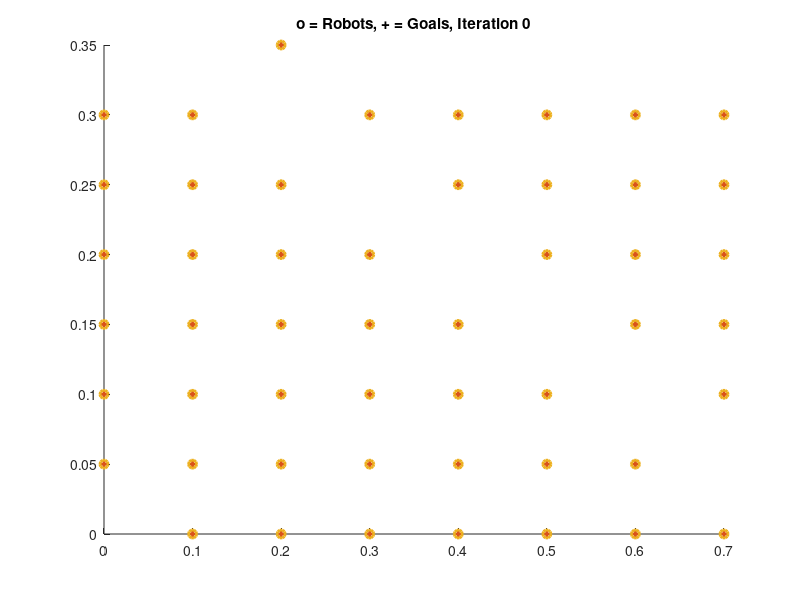

MATLAB code for this plot: (Note: this script raises an error after producing the figure.)
function [Px, Py] = lloydsAlgorithm(Px,Py, crs, numIterations, showPlot)
% LLOYDSALGORITHM runs Lloyd's algorithm on the particles at xy positions 
% (Px,Py) within the boundary polygon crs for numIterations iterations
% showPlot = true will display the results graphically.  
% 
% Lloyd's algorithm starts with an initial distribution of samples or
% points and consists of repeatedly executing one relaxation step:
%   1.  The Voronoi diagram of all the points is computed.
%   2.  Each cell of the Voronoi diagram is integrated and the centroid is computed.
%   3.  Each point is then moved to the centroid of its Voronoi cell.
%
% Inspired by http://www.mathworks.com/matlabcentral/fileexchange/34428-voronoilimit
% Requires the Polybool function of the mapping toolbox to run.
%
% Run with no input to see example.  To initialize a square with 50 robots 
% in left middle, run:
%lloydsAlgorithm(0.01*rand(50,1),zeros(50,1)+1/2, [0,0;0,1;1,1;1,0], 200, true)
%
% Made by: Aaron Becker, atbecker@uh.edu
% close all
% format compact

% initialize random generator in repeatable fashion
% sd = 20;
% rng(sd)



if nargin < 1   % demo mode
    showPlot = true;
    numIterations  = 200;
    xrange = 10;  %region size
    yrange = 5;
    n = 50; %number of robots  (changing the number of robots is interesting)

% Generate and Place  n stationary robots
    Px = 0.01*mod(1:n,ceil(sqrt(n)))'*xrange; %start the robots in a small grid
    Py = 0.01*floor((1:n)/sqrt(n))'*yrange;
    
%     Px = 0.1*rand(n,1)*xrange; % place n  robots randomly
%     Py = 0.1*rand(n,1)*yrange;
    
    crs = [ 0, 0;    
        0, yrange;
        1/3*xrange, yrange;  % a world with a narrow passage
        1/3*xrange, 1/4*yrange;
        2/3*xrange, 1/4*yrange;
        2/3*xrange, yrange;
        xrange, yrange;
        xrange, 0];
    
    for i = 1:numel(Px)  
        while ~inpolygon(Px(i),Py(i),crs(:,1),crs(:,2))% ensure robots are inside the boundary
            Px(i) = rand(1,1)*xrange;
            Py(i) = rand(1,1)*yrange;
        end
    end
else
    xrange = max(crs(:,1));
    yrange = max(crs(:,2));
    n = numel(Px); %number of robots  
end


%%%%%%%%%%%%%%%%%%%%%%%% VISUALIZATION %%%%%%%%%%%%%%%%%%%%%%%%%%%%%%%%%%%%
if showPlot
    verCellHandle = zeros(n,1);
    cellColors = cool(n);
    for i = 1:numel(Px) % color according to
        verCellHandle(i)  = patch(Px(i),Py(i),cellColors(i,:)); % use color i  -- no robot assigned yet
        hold on
    end
    pathHandle = zeros(n,1);    
    %numHandle = zeros(n,1);    
    for i = 1:numel(Px) % color according to
        pathHandle(i)  = plot(Px(i),Py(i),'-','color',cellColors(i,:)*.8);
    %    numHandle(i) = text(Px(i),Py(i),num2str(i));
    end
    goalHandle = plot(Px,Py,'+','linewidth',2);
    currHandle = plot(Px,Py,'o','linewidth',2);
    titleHandle = title(['o = Robots, + = Goals, Iteration ', num2str(0)]);
end
%%%%%%%%%%%%%%%%%%%%%%%% END VISUALIZATION %%%%%%%%%%%%%%%%%%%%%%%%%%%%%%%%

% Iteratively Apply LLYOD's Algorithm
for counter = 1:numIterations

    %[v,c]=VoronoiLimit(Px,Py, crs, false);
    [v,c]=VoronoiBounded(Px,Py, crs);
    
    if showPlot
        set(currHandle,'XData',Px,'YData',Py);%plot current position
        for i = 1:numel(Px) % color according to
            xD = [get(pathHandle(i),'XData'),Px(i)];
            yD = [get(pathHandle(i),'YData'),Py(i)];
            set(pathHandle(i),'XData',xD,'YData',yD);%plot path position
     %       set(numHandle(i),'Position',[ Px(i),Py(i)]);
        end 
    end
    
    for i = 1:numel(c) %calculate the centroid of each cell
        [cx,cy] = PolyCentroid(v(c{i},1),v(c{i},2));
        cx = min(xrange,max(0, cx));
        cy = min(yrange,max(0, cy));
        if ~isnan(cx) && inpolygon(cx,cy,crs(:,1),crs(:,2))
            Px(i) = cx;  %don't update if goal is outside the polygon
            Py(i) = cy;
        end
    end
    Px = Px  + 0.025*(1-2*rand(size(Px)));
    Py = Py  + 0.025*(1-2*rand(size(Px)));
    
    if showPlot
        for i = 1:numel(c) % update Voronoi cells
            set(verCellHandle(i), 'XData',v(c{i},1),'YData',v(c{i},2));
        end

        set(titleHandle,'string',['o = Robots, + = Goals, Iteration ', num2str(counter,'%3d')]);
        set(goalHandle,'XData',Px,'YData',Py);%plot goal position
        
        axis equal
        axis([0,xrange,0,yrange]);
        drawnow
%         if mod(counter,50) ==0
%             pause
%             %pause(0.1)
%         end
    end
end

function [Cx,Cy] = PolyCentroid(X,Y)
% POLYCENTROID returns the coordinates for the centroid of polygon with vertices X,Y
% The centroid of a non-self-intersecting closed polygon defined by n vertices (x0,y0), (x1,y1), ..., (xn?1,yn?1) is the point (Cx, Cy), where
% In these formulas, the vertices are assumed to be numbered in order of their occurrence along the polygon's perimeter, and the vertex ( xn, yn ) is assumed to be the same as ( x0, y0 ). Note that if the points are numbered in clockwise order the area A, computed as above, will have a negative sign; but the centroid coordinates will be correct even in this case.http://en.wikipedia.org/wiki/Centroid
% A = polyarea(X,Y)

Xa = [X(2:end);X(1)];
Ya = [Y(2:end);Y(1)];

A = 1/2*sum(X.*Ya-Xa.*Y); %signed area of the polygon

Cx = (1/(6*A)*sum((X + Xa).*(X.*Ya-Xa.*Y)));
Cy = (1/(6*A)*sum((Y + Ya).*(X.*Ya-Xa.*Y)));

function [V,C]=VoronoiBounded(x,y, crs)
% VORONOIBOUNDED computes the Voronoi cells about the points (x,y) inside
% the bounding box (a polygon) crs.  If crs is not supplied, an
% axis-aligned box containing (x,y) is used.

bnd=[min(x) max(x) min(y) max(y)]; %data bounds
if nargin < 3
    crs=double([bnd(1) bnd(4);bnd(2) bnd(4);bnd(2) bnd(3);bnd(1) bnd(3);bnd(1) bnd(4)]);
end

rgx = max(crs(:,1))-min(crs(:,1));
rgy = max(crs(:,2))-min(crs(:,2));
rg = max(rgx,rgy);
midx = (max(crs(:,1))+min(crs(:,1)))/2;
midy = (max(crs(:,2))+min(crs(:,2)))/2;

% add 4 additional edges
xA = [x; midx + [0;0;-5*rg;+5*rg]];
yA = [y; midy + [-5*rg;+5*rg;0;0]];

[vi,ci]=voronoin([xA,yA]);

% remove the last 4 cells
C = ci(1:end-4);
V = vi;
% use Polybool to crop the cells
%Polybool for restriction of polygons to domain.

for ij=1:length(C)
        % thanks to http://www.mathworks.com/matlabcentral/fileexchange/34428-voronoilimit
        % first convert the contour coordinate to clockwise order:
        [X2, Y2] = poly2cw(V(C{ij},1),V(C{ij},2));
        [xb, yb] = polybool('intersection',crs(:,1),crs(:,2),X2,Y2);
        ix=nan(1,length(xb));
        for il=1:length(xb)
            if any(V(:,1)==xb(il)) && any(V(:,2)==yb(il))
                ix1=find(V(:,1)==xb(il));
                ix2=find(V(:,2)==yb(il));
                for ib=1:length(ix1)
                    if any(ix1(ib)==ix2)
                        ix(il)=ix1(ib);
                    end
                end
                if isnan(ix(il))==1
                    lv=length(V);
                    V(lv+1,1)=xb(il);
                    V(lv+1,2)=yb(il);
                    ix(il)=lv+1;
                end
            else
                lv=length(V);
                V(lv+1,1)=xb(il);
                V(lv+1,2)=yb(il);
                ix(il)=lv+1;
            end
        end
        C{ij}=ix;
   
end



